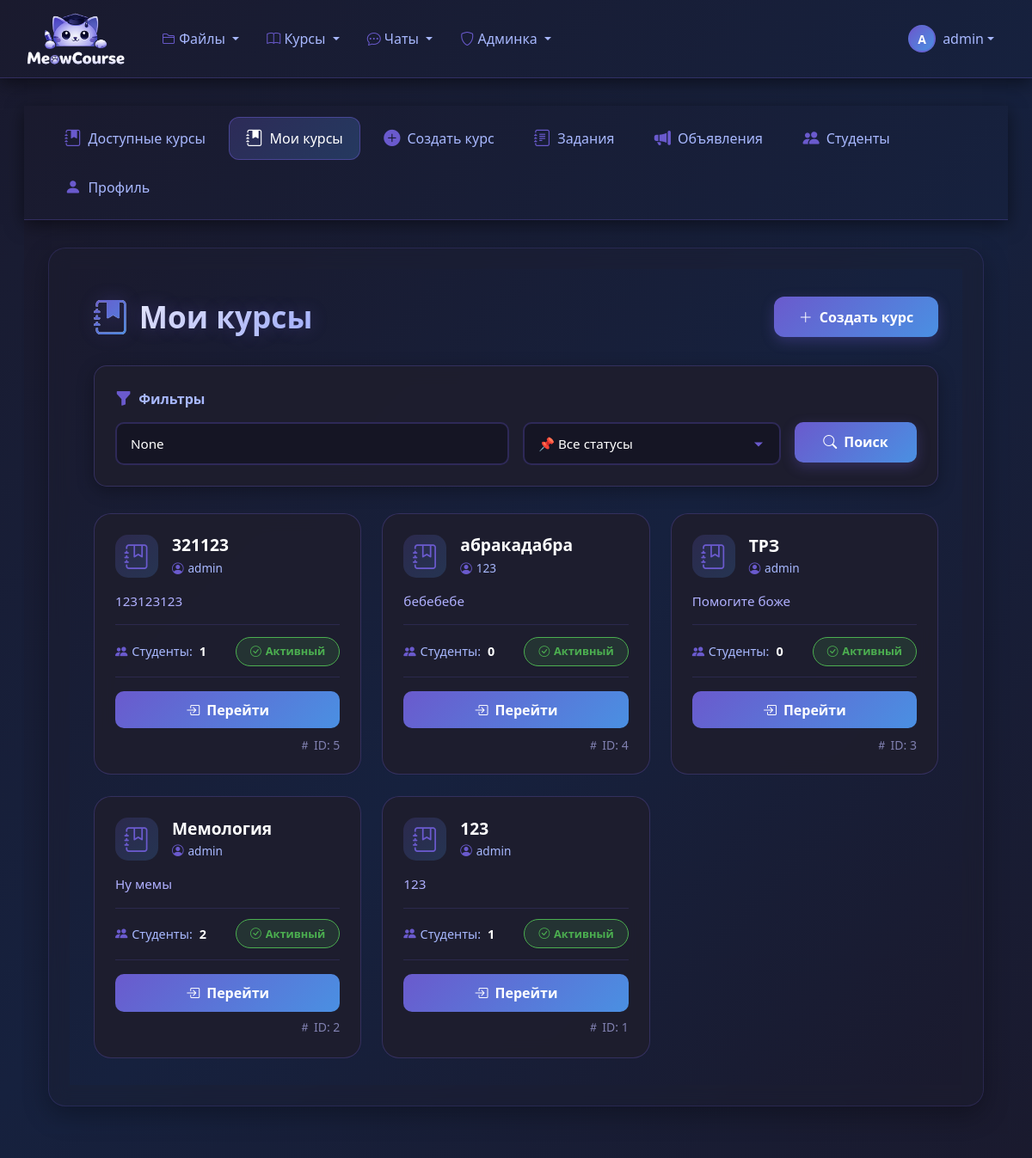
The app's page / (signed in) with its own data.
### classroom_core/models.py (models this page shows, shortened)
class Course(models.Model):
    STATUS_CHOICES = [
       ('draft', 'Черновик'),
       ('active', 'Активный'),
       ('archived', 'Архивирован'),
       ('completed', 'Завершен'),
    ]
    title = models.CharField(max_length=255)
    description = models.TextField()
    short_description = models.CharField(max_length=200, blank=True)
    code = models.CharField(max_length=20, unique=True, blank=True)
    instructor = models.ForeignKey(
        User,
        on_delete=models.CASCADE,
        related_name='courses_created'
    )
    teaching_assistants = models.ManyToManyField(
        User,
        blank=True,
        related_name='courses_assisting'
    )
    students = models.ManyToManyField(
        User,
        blank=True,
        related_name='courses_enrolled'
    )
    student_groups = models.ManyToManyField(
        StudentGroup,
        blank=True,
        related_name='courses_enrolled',
        help_text='Группы студентов, зачисленные на курс'
    )
    status = models.CharField(
        max_length=20,
        choices=STATUS_CHOICES,
        default='draft'
    )
    start_date = models.DateTimeField(null=True, blank=True)
    end_date = models.DateTimeField(null=True, blank=True)
    created_at = models.DateTimeField(auto_now_add=True)
    updated_at = models.DateTimeField(auto_now=True)
    cover_image = models.ImageField(
        upload_to='course_covers/',
        null=True,
        blank=True
    )
    color = models.CharField(max_length=7, default='#3498db')
    is_public = models.BooleanField(default=False)
    allow_self_enrollment = models.BooleanField(default=True)
    max_students = models.IntegerField(null=True, blank=True)
    class Meta:
        ordering = ['-created_at']
        verbose_name = 'Курс'
        verbose_name_plural = 'Курсы'
    def get_student_count(self):
        return self.students.count()

### classroom_core/views.py (the view)
# urls.py: path('', views.course_list, name='course_list'),
@login_required
def course_list(request ):
    user_profile =request.user.profile
    if user_profile.is_teacher()or user_profile.is_staff()or request.user.is_superuser :
        courses =Course.objects.all()
    else :
        courses =Course.objects.filter(
        Q(instructor =request.user )|
        Q(teaching_assistants =request.user )|
        Q(students =request.user )
        ).distinct()
    status =request.GET.get('status')
    if status :
        courses =courses.filter(status =status )
    query =request.GET.get('query')
    if query :
        courses =courses.filter(
        Q(title__icontains =query )|
        Q(description__icontains =query )|
        Q(code__icontains =query )
        )
    sort_by =request.GET.get('sort','-created_at')
    courses =courses.order_by(sort_by )
    paginator =Paginator(courses ,12 )
    page_number =request.GET.get('page')
    page_obj =paginator.get_page(page_number )
    context ={
    'page_obj':page_obj ,
    'status':status ,
    'query':query ,
    'sort_by':sort_by ,
    }
    return render(request ,'classroom_core/course_list.html',context )

### classroom_core/models.py (called while the page is built)
    def is_teacher(self):
        return self.role == 'teacher'

    def is_staff(self):
        return self.role == 'staff'

### templates/classroom_core/course_list.html (shortened to what this page needs)
{% extends "classroom_core/base_courses.html" %}
{% block courses_content %}
<div class="dark-theme-courses">
    <div class="container">
        <div class="page-header">
            <h1 class="page-title">
                <i class="bi bi-journal-bookmark-fill"></i>
                Мои курсы
            </h1>
            {% if user.profile.is_teacher or user.profile.is_staff or user.is_superuser %}
            <a href="{% url 'classroom_core:course_create' %}" class="btn-create">
                <i class="bi bi-plus-lg"></i>
                Создать курс
            </a>
            {% endif %}
        </div>
        <div class="filters-section">
            <div class="filter-label">
                <i class="bi bi-funnel-fill"></i>
                Фильтры
            </div>
            <form method="get" class="row g-3">
                <div class="col-md-6">
                    <input type="text"
                           name="query"
                           value="{{ query }}"
                           class="custom-input"
                           placeholder="🔍 Поиск по названию или описанию...">
                </div>
                <div class="col-md-4">
                    <select name="status" class="custom-select">
                        <option value="">📌 Все статусы</option>
                    </select>
                </div>
                <div class="col-md-2">
                    <button type="submit" class="btn-filter">
                        <i class="bi bi-search"></i>
                        Поиск
                    </button>
                </div>
            </form>
        </div>
        <div class="row g-4">
            {% for course in page_obj %}
            <div class="col-md-6 col-lg-4">
                <div class="course-card" data-index="{{ forloop.counter }}">
                    <div class="card-body-custom">
                        <div class="d-flex align-items-center mb-3">
                            <div class="course-icon me-3">
                                <i class="bi bi-journal-bookmark"></i>
                            </div>
                            <div>
                                <h5 class="course-title">{{ course.title }}</h5>
                                <div class="instructor-info">
                                    <i class="bi bi-person-circle"></i>
                                    {{ course.instructor.username }}
                                </div>
                            </div>
                        </div>
                        <p class="course-description">{{ course.short_description|default:course.description|truncatechars:100 }}</p>
                        <div class="stats-row">
                            <div class="stat">
                                <i class="bi bi-people-fill"></i>
                                Студенты: <strong>{{ course.get_student_count }}</strong>
                            </div>
                            <div>
                                <span class="status-badge
                                    {% if course.status == 'draft' %}badge-draft
                                    {% elif course.status == 'active' %}badge-active
                                    {% elif course.status == 'archived' %}badge-archived
                                    {% elif course.status == 'completed' %}badge-completed
                                    {% endif %}">
                                    <i class="bi
                                        {% if course.status == 'draft' %}bi-pencil
                                        {% elif course.status == 'active' %}bi-check-circle
                                        {% elif course.status == 'archived' %}bi-archive
                                        {% elif course.status == 'completed' %}bi-trophy
                                        {% endif %}">
                                    </i>
                                    {{ course.get_status_display }}
                                </span>
                            </div>
                        </div>
                        <div class="button-group">
                            <a href="{% url 'classroom_core:course_detail' course.id %}" class="btn-primary-course">
                                <i class="bi bi-box-arrow-in-right"></i>
                                Перейти
                            </a>
                        </div>
                        <div class="mt-2 text-end small" style="color: #8080b0;">
                            <i class="bi bi-hash"></i> ID: {{ course.id }}
                        </div>
                    </div>
                </div>
            </div>
            {% endfor %}
        </div>
    </div>
</div>
{% endblock %}

### templates/base.html (shortened to what this page needs)
{% load static %}
<!DOCTYPE html>
<html lang="ru">
<head>
    <link href="https://cdn.jsdelivr.net/npm/bootstrap@5.3.0/dist/css/bootstrap.min.css" rel="stylesheet">
    <link rel="stylesheet" href="https://cdn.jsdelivr.net/npm/bootstrap-icons@1.10.0/font/bootstrap-icons.css">
</head>
<body>
    <nav class="navbar navbar-expand-lg dark-navbar">
        <div class="container-fluid">
            <a class="navbar-brand d-flex align-items-center" href="{% url 'classroom_core:course_list' %}">
                <img src="{% static 'images/logo.png' %}"
                    alt="MeowCourse"
                    class="me-2"
                    style="width: 120px; height: auto; max-height: 64px; object-fit: contain;">
            </a>
            <div class="collapse navbar-collapse" id="navbarNav">
                <ul class="navbar-nav me-auto">
                    <li class="nav-item dropdown">
                        <a class="nav-link dropdown-toggle" href="#" role="button" data-bs-toggle="dropdown">
                            <i class="bi bi-folder2"></i> Файлы
                        </a>
                    </li>
                    <li class="nav-item dropdown">
                        <a class="nav-link dropdown-toggle" href="#" role="button" data-bs-toggle="dropdown">
                            <i class="bi bi-book"></i> Курсы
                        </a>
                    </li>
                    <li class="nav-item dropdown">
                        <a class="nav-link dropdown-toggle" href="#" role="button" data-bs-toggle="dropdown">
                            <i class="bi bi-chat-dots"></i> Чаты
                        </a>
                    </li>
                    {% if user.is_authenticated and user.is_staff or user.is_superuser %}
                    <li class="nav-item dropdown">
                        <a class="nav-link dropdown-toggle" href="#" role="button" data-bs-toggle="dropdown">
                            <i class="bi bi-shield"></i> Админка
                        </a>
                    </li>
                    {% endif %}
                </ul>
                <div class="d-flex align-items-center">
                    {% if user.is_authenticated %}
                    <div class="dropdown">
                        <a class="nav-link dropdown-toggle d-flex align-items-center" href="#" role="button" data-bs-toggle="dropdown">
                            <div class="user-avatar rounded-circle d-flex align-items-center justify-content-center" style="width: 32px; height: 32px; font-size: 0.875rem;">
                                {{ user.username|slice:":1"|upper }}
                            </div>
                            <span class="ms-2 d-none d-md-inline username-text">{{ user.username }}</span>
                        </a>
                    </div>
                    {% else %}
                    <a class="nav-link" href="{% url 'classroom_core:login' %}">
                        <i class="bi bi-box-arrow-in-right me-1"></i> Войти
                    </a>
                    {% endif %}
                </div>
            </div>
        </div>
    </nav>
    <div class="main-content">
        <div class="container-fluid">
            {% block content %}{% endblock %}
        </div>
    </div>
</body>
</html>

### templates/base.html (style rules this page uses)
body { background: linear-gradient(135deg, #1a1a2e 0%, #16213e 50%, #1a1a2e 100%); min-height: 100vh; }
.dark-navbar { background: linear-gradient(135deg, #1a1a2e 0%, #16213e 100%); border-bottom: 1px solid rgba(106, 90, 205, 0.3); box-shadow: 0 5px 20px rgba(0, 0, 0, 0.5); padding: 0.5rem 1rem; }
.dark-navbar .navbar-brand { color: #fff !important; font-weight: 600; transition: color 0.2s ease; }
.dark-navbar .nav-link { color: #a8b8ff !important; font-weight: 500; padding: 0.6rem 1rem !important; border-radius: 8px; transition: all 0.2s ease; }
.dark-navbar .nav-link i { color: #6a5acd; }
.user-avatar { background: linear-gradient(135deg, #6a5acd, #4a90e2) !important; color: white !important; font-weight: 600; border: 2px solid rgba(106, 90, 205, 0.5); transition: all 0.2s ease; }
.username-text { color: #a8b8ff; font-weight: 500; transition: color 0.2s ease; }
.main-content { background: transparent; padding: 2rem 1rem; }

### records on screen
Course: title "321123", instructor.username "admin", short_description "123123123", get_student_count "1", status "Активный", id "5"
Course: title "абракадабра", instructor.username "123", short_description "бебебебе", get_student_count "0", status "Активный", id "4"
Course: title "ТРЗ", instructor.username "admin", short_description "Помогите боже", get_student_count "0", status "Активный", id "3"
Course: title "Мемология", instructor.username "admin", short_description "Ну мемы", get_student_count "2", status "Активный", id "2"
Course: title "123", instructor.username "admin", short_description "123", get_student_count "1", status "Активный", id "1"

### other values on screen
{{ user.username|slice:":1"|upper }} "A"
{{ user.username }} "admin"
